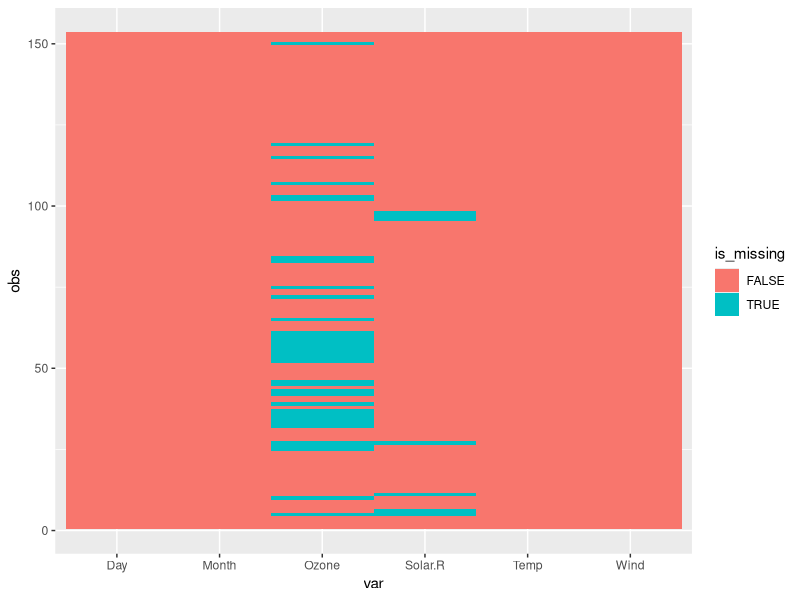

This chart was generated by the following R code:
## ---- chunk 1
summary(airquality)
## ---- chunk 2
str(airquality)
## ---- chunk 3
library(tidyverse)

airquality %>%
  is.na() %>%
  data.frame() %>%
  mutate(obs = 1:nrow(.)) %>%
  gather(var, is_missing, -obs) %>%
  ggplot(aes(var, obs, fill = is_missing)) + geom_tile()
